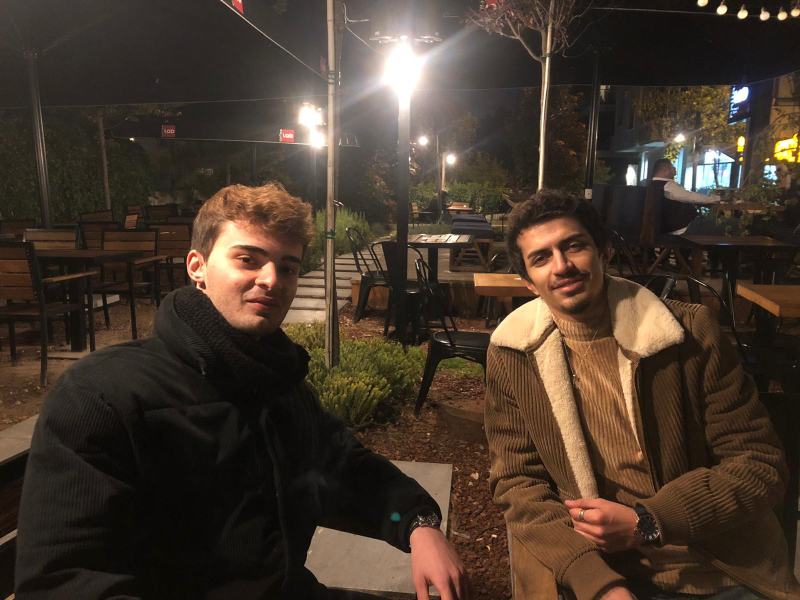
#> input picture temel_islemler/ank.jpeg, 1600 x 1200 px (shown at 1/2 size)
$ python image_matrix.py
#> lines starting #> are read from the running program, lines starting #| are printed output that depends on the picture
import cv2
import numpy as np

img = cv2.imread("ank.jpeg",0)
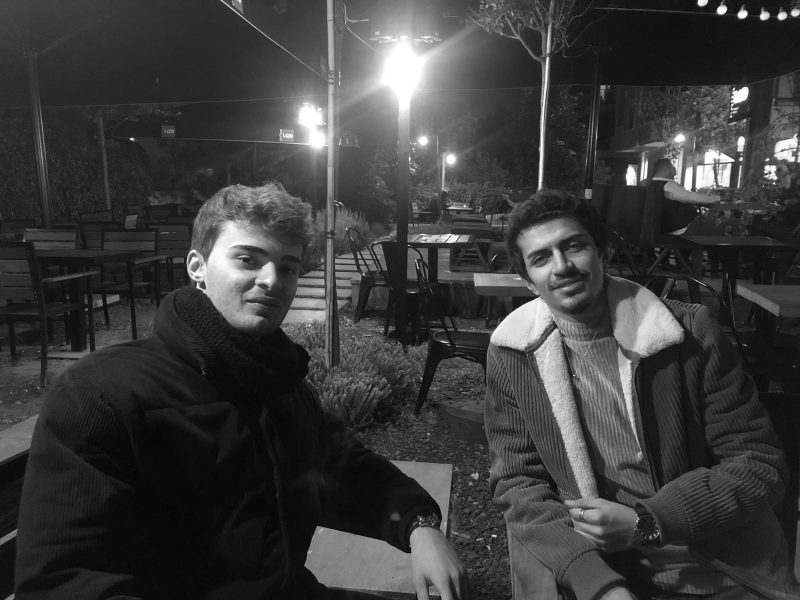
#> img: shape (1200, 1600) (shown at 1/2 size); min 0, max 255, mean 59.7
img = cv2.resize(img,(640,640))
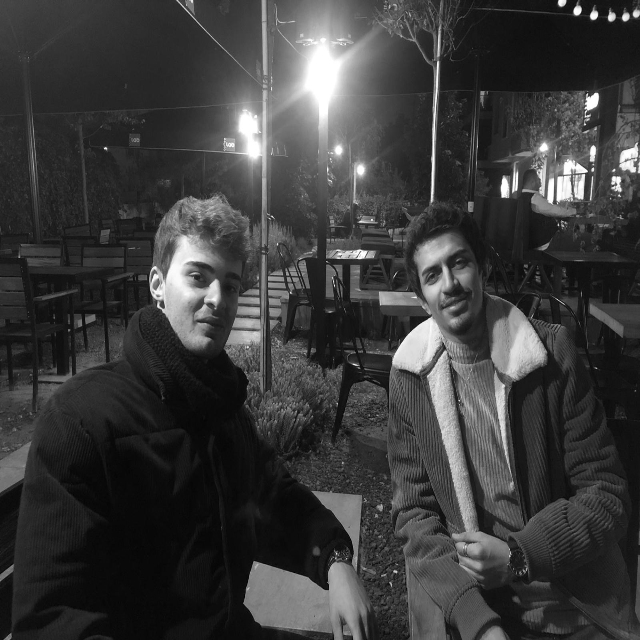
#> img: shape (640, 640); min 1, max 255, mean 59.6
row,col = img.shape
#> row = 640; col = 640

M = np.float32([[1,0,20],[0,1,100]])

dst = cv2.warpAffine(img,M,(row,col))
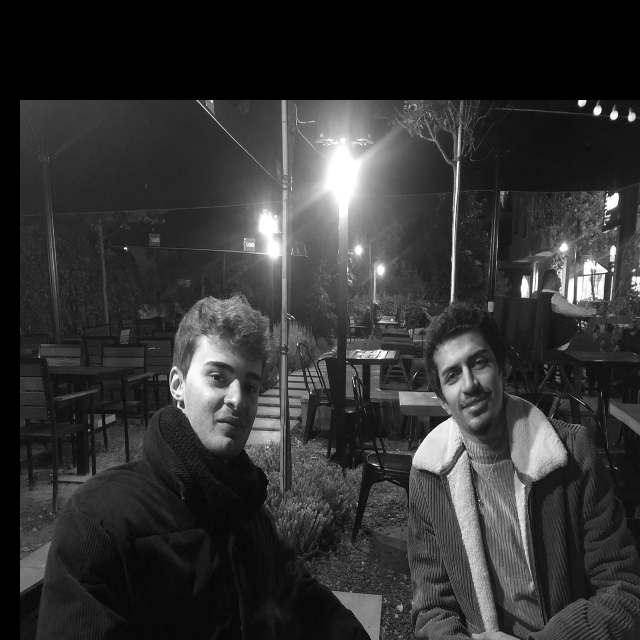
#> dst: shape (640, 640); min 0, max 255, mean 51.1

cv2.imshow("dst",dst)
print(img)
#> (printed output is left out)

cv2.waitKey(0)
cv2.destroyAllWindows()
